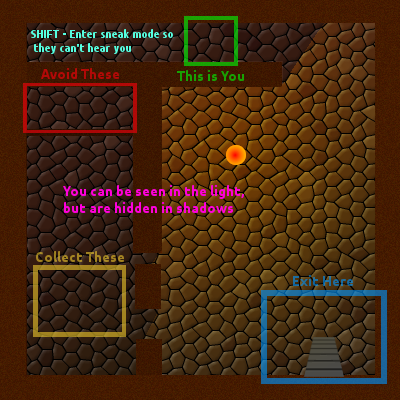

This is a level from a 2D game, rendered from its Tiled map with the project's own tilesets. A one-line summary and the map file follow, with tile-layer data summarised:
An orthogonal 20x20 tile map with 20x20 px tiles, 2 tile layers (gameMapDark, gameMapLight), 2 tilesets and 18 objects (8x wall, 3x Treasure, fire, staircase, Player, ...).

<map version="1.0" orientation="orthogonal" width="20" height="20" tilewidth="20" tileheight="20">
 <tileset firstgid="1" name="tutorialLevel" tilewidth="20" tileheight="20">
  <image source="tutorialLevel.png" width="400" height="400" />
 </tileset>
 <tileset firstgid="401" name="tutorialLevel_no_light" tilewidth="20" tileheight="20">
  <image source="tutorialLevel_no_light.png" width="400" height="400" />
 </tileset>
 <layer name="gameMapDark" width="20" height="20">
  <data>[400 cells, 400 non-empty, 400 distinct tile ids]</data>
 </layer>
 <layer name="gameMapLight" width="20" height="20">
  <data>[400 cells, 400 non-empty, 400 distinct tile ids]</data>
 </layer>
 <objectgroup name="shadows" width="20" height="20" visible="0">
  <object x="27" y="24">
   <polygon points="0,0 300,-1 259,59 0,40" />
  </object>
  <object x="23" y="84">
   <polygon points="0,0 4,292 116,292 115,0" />
  </object>
  <object x="139" y="340">
   <polygon points="0,0 20,-31 17,-91 -2,-91" />
  </object>
 </objectgroup>
 <objectgroup name="obstacles" width="20" height="20">
  <object name="fire" x="225" y="144" width="22" height="23">
   <ellipse />
  </object>
  <object name="staircase" x="296" y="330" width="54" height="49" />
  <object name="wall" x="-2" y="0" width="28" height="401" />
  <object name="wall" x="25" y="-1" width="375" height="23" />
  <object name="wall" x="376" y="22" width="24" height="379" />
  <object name="wall" x="26" y="375" width="350" height="27" />
  <object name="wall" x="27" y="61" width="257" height="26" />
  <object name="wall" x="135" y="87" width="28" height="166" />
  <object name="wall" x="136" y="264" width="25" height="44" />
  <object name="wall" x="137" y="340" width="23" height="36" />
 </objectgroup>
 <objectgroup name="entities" width="20" height="20">
  <object name="Player" x="201" y="33" width="20" height="21" />
  <object name="Enemy" x="79" y="123" />
  <object name="Treasure" x="95" y="294" />
  <object name="Treasure" x="56" y="288" />
  <object name="Treasure" x="70" y="317" />
 </objectgroup>
</map>